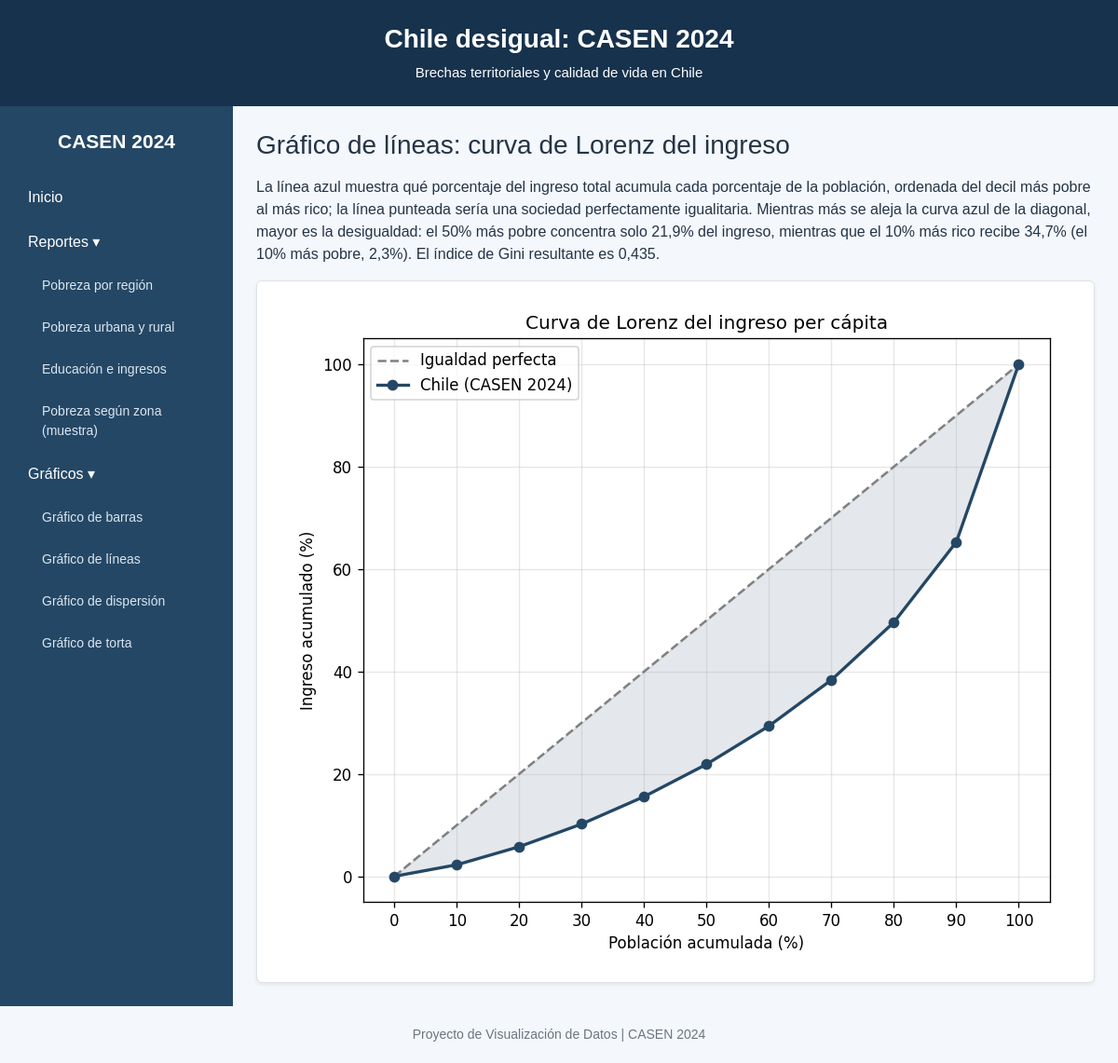
/graficos/lineas/, run on the app's committed database.
### analisis/models.py (models this page shows, shortened)
class IngresoDecil(models.Model):
    decil = models.PositiveSmallIntegerField("Decil", unique=True)
    ingreso_medio = models.IntegerField("Ingreso per cápita medio ($)")
    participacion = models.FloatField("% del ingreso total")
    class Meta:
        ordering = ["decil"]
        verbose_name = "ingreso por decil"
        verbose_name_plural = "ingreso por decil"

class ResumenNacional(models.Model):
    poblacion = models.BigIntegerField("Población estimada")
    registros = models.IntegerField("Registros de la encuesta")
    gini = models.FloatField("Índice de Gini")
    pobreza_ingresos = models.FloatField("Pobreza por ingresos (%)")
    pobreza_extrema = models.FloatField("Pobreza extrema (%)")
    pobreza_multidimensional = models.FloatField("Pobreza multidimensional (%)")
    ingreso_mediano = models.IntegerField("Ingreso per cápita mediano ($)")
    escolaridad_adultos = models.FloatField("Escolaridad de adultos (años)")
    class Meta:
        verbose_name = "resumen nacional"
        verbose_name_plural = "resumen nacional"

### analisis/views.py (the view)
# urls.py: path("graficos/lineas/", views.grafico_lineas, name="grafico_lineas"),
def grafico_lineas(request):
    deciles = IngresoDecil.objects.all()
    poblacion = [0]
    ingreso = [0.0]
    for d in deciles:
        poblacion.append(d.decil * 10)
        ingreso.append(ingreso[-1] + d.participacion)
    figura, eje = plt.subplots(figsize=(7, 6))
    eje.plot([0, 100], [0, 100], linestyle="--", color="gray",
             label="Igualdad perfecta")
    eje.plot(poblacion, ingreso, marker="o", color=AZUL, linewidth=2,
             label="Chile (CASEN 2024)")
    eje.fill_between(poblacion, poblacion, ingreso, color=AZUL, alpha=0.12)
    eje.set_title("Curva de Lorenz del ingreso per cápita")
    eje.set_xlabel("Población acumulada (%)")
    eje.set_ylabel("Ingreso acumulado (%)")
    eje.set_xticks(range(0, 101, 10))
    eje.grid(True, alpha=0.3)
    eje.legend(loc="upper left")
    figura.tight_layout()
    contexto = {
        "grafico": figura_a_base64(figura),
        "nacional": ResumenNacional.objects.first(),
        "primeros_5": round(ingreso[5], 1),
        "ultimo_decil": deciles.last().participacion,
        "primer_decil": deciles.first().participacion,
    }
    return render(request, "analisis/grafico_lineas.html", contexto)

### analisis/views.py (called while the page is built)
def figura_a_base64(figura):
    buffer = BytesIO()
    figura.savefig(buffer, format="png", dpi=120)
    plt.close(figura)
    buffer.seek(0)
    grafico = base64.b64encode(buffer.getvalue()).decode("utf-8")
    buffer.close()
    return grafico

### analisis/templates/analisis/grafico_lineas.html (shortened to what this page needs)
{% extends 'analisis/base.html' %}
{% block contenido %}
<h2 class="h3 mb-3">Gráfico de líneas: curva de Lorenz del ingreso</h2>
<p>
  La línea azul muestra qué porcentaje del ingreso total acumula cada
  porcentaje de la población, ordenada del decil más pobre al más rico; la
  línea punteada sería una sociedad perfectamente igualitaria. Mientras más
  se aleja la curva azul de la diagonal, mayor es la desigualdad: el 50% más
  pobre concentra solo {{ primeros_5|floatformat:1 }}% del ingreso, mientras
  que el 10% más rico recibe {{ ultimo_decil|floatformat:1 }}% (el 10% más
  pobre, {{ primer_decil|floatformat:1 }}%). El índice de Gini resultante es
  {{ nacional.gini|floatformat:3 }}.
</p>
<div class="card shadow-sm">
  <div class="card-body text-center">
    <img class="img-fluid rounded"
         alt="Curva de Lorenz del ingreso per cápita">
  </div>
</div>
{% endblock %}

### analisis/templates/analisis/base.html (style rules this page uses)
html, body { margin: 0; padding: 0; min-height: 100%; }
body { background-color: #f4f7fb; color: #243447; font-family: Arial, sans-serif; }
h2 { color: #17324d; }
.card { border-radius: 6px; border: 1px solid #dee2e6; }

### data on the page
IngresoDecil: participacion "34,7"
IngresoDecil: participacion "2,3"
ResumenNacional: gini "0,435"

### other printed values
{{ primeros_5|floatformat:1 }} "21,9"
